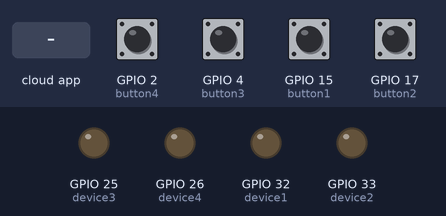
Bench run of a sketch on a simulated ESP32. On the bench: output pins drawn as LEDs (lit = HIGH). Inputs (shaded band) come from the test bench; at power-on: GPIO 2 (button4), GPIO 4 (button3), GPIO 15 (button1), GPIO 17 (button2) LOW. WiFi joins after 1.5 s; servers stay silent unless stated.

Above: at 2.7 s.
2.8 s: GPIO 2 (button4) pulled HIGH for 0.15 s
At 3.7 s:
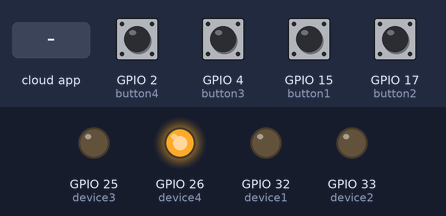
4.9 s: GPIO 4 (button3) pulled HIGH for 0.15 s
At 6.5 s:
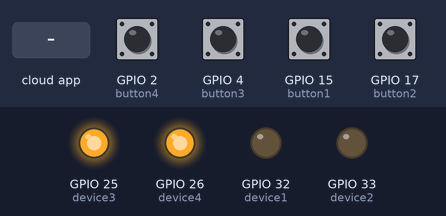
7.0 s: GPIO 15 (button1) pulled HIGH for 0.15 s
At 8.1 s:
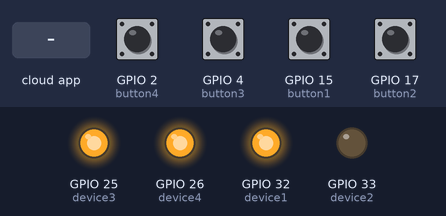
9.1 s: GPIO 17 (button2) pulled HIGH for 0.15 s
At 10.9 s:
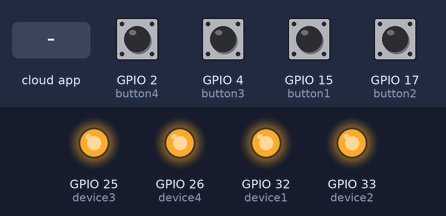
11.2 s: the phone or cloud app sets dev1 to 0
At 12.1 s:
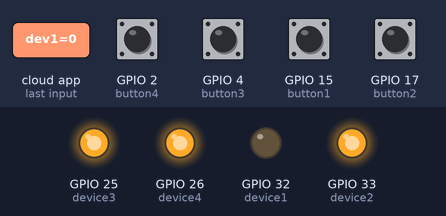
12.7 s: the phone or cloud app sets dev3 to 0
At 13.2 s:
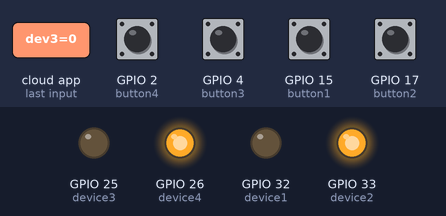
Timing chart, 0 to 15.2 s (numbered marks = the images above; inputs shaded):
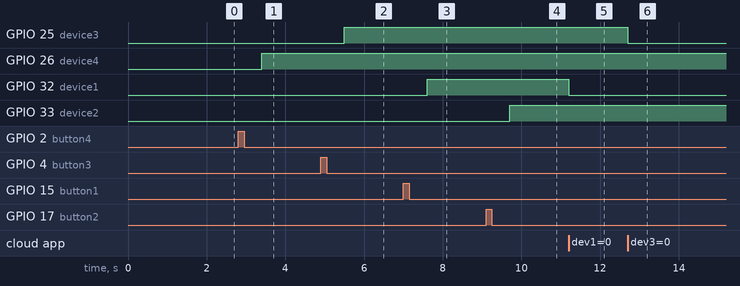

The sketch:

Ruang_Kelas_A_jun11a.ino
```cpp
#include "arduino_secrets.h"
/*
  Sketch generated by the Arduino IoT Cloud Thing "Untitled"
  https://create.arduino.cc/cloud/things/97f149f4-6a57-4732-b813-120fe213026f

  Arduino IoT Cloud Variables description

  The following variables are automatically generated and updated when changes are made to the Thing

  CloudLight dev1;
  CloudLight dev2;
  CloudLight dev3;
  CloudLight dev4;

  Variables which are marked as READ/WRITE in the Cloud Thing will also have functions
  which are called when their values are changed from the Dashboard.
  These functions are generated with the Thing and added at the end of this sketch.
*/

#include "thingProperties.h"

#define device1 32
#define device2 33
#define device3 25
#define device4 26

#define button1 15
#define button2 17
#define button3 4
#define button4 2


boolean sta1, sta2, sta3, sta4;


void setup() {
  // Initialize serial and wait for port to open:
  Serial.begin(9600);

  pinMode(device1, OUTPUT);  //relay1
  pinMode(device2, OUTPUT);  //relay2
  pinMode(device3, OUTPUT);  //relay3
  pinMode(device4, OUTPUT); //relay4

  pinMode(button1, INPUT);  //button1
  pinMode(button2, INPUT);  //button2
  pinMode(button3, INPUT);  //button3
  pinMode(button4, INPUT); //button4

  // This delay gives the chance to wait for a Serial Monitor without blocking if none is found
  delay(1500);

  // Defined in thingProperties.h
  initProperties();

  // Connect to Arduino IoT Cloud
  ArduinoCloud.begin(ArduinoIoTPreferredConnection);

  /*
     The following function allows you to obtain more information
     related to the state of network and IoT Cloud connection and errors
     the higher number the more granular information you’ll get.
     The default is 0 (only errors).
     Maximum is 4
 */
  setDebugMessageLevel(2);
  ArduinoCloud.printDebugInfo();
}

void loop() {
  ArduinoCloud.update();
  // Your code here

  if (WiFi.status() == WL_CONNECTED || WiFi.status() != WL_CONNECTED ){
    if(digitalRead(button1) == 1){
      delay(100);
      sta1 = !sta1;
      dev1 = sta1;
      delay(500);
    }

    if(digitalRead(button2) == 1){
      delay(100);
      sta2 = !sta2;
      dev2 = sta2;
      delay(500);
    }

    if(digitalRead(button3) == 1){
      delay(100);
      sta3 = !sta3;
      dev3 = sta3;
      delay(500);
    }

     if(digitalRead(button4) == 1){
      delay(100);
      sta4 = !sta4;
      dev4 = sta4;
      delay(500);
    }


  }

  if(sta1){
      digitalWrite(device1, HIGH);
    }else{
      digitalWrite(device1, LOW);
    }
  if(sta2){
    digitalWrite(device2, HIGH);
  }else{
    digitalWrite(device2, LOW);
    }
  if(sta3){
      digitalWrite(device3, HIGH);
  }else{
    digitalWrite(device3, LOW);
  }
  if(sta4){
    digitalWrite(device4, HIGH);
  }else{
    digitalWrite(device4, LOW);
    }
}


/*
  Since Dev1 is READ_WRITE variable, onDev1Change() is
  executed every time a new value is received from IoT Cloud.
*/
void onDev1Change()  {
  // Add your code here to act upon Dev1 change
  if(dev1 == 1){
    sta1 = 1; //pembalik
  }else{
    sta1 = 0;
  }

  if(sta1){
      digitalWrite(device1, HIGH);
    }else{
      digitalWrite(device1, LOW);
    }
}

/*
  Since Dev2 is READ_WRITE variable, onDev2Change() is
  executed every time a new value is received from IoT Cloud.
*/
void onDev2Change()  {
  // Add your code here to act upon Dev2 change
   if(dev2 == 1){
    sta2 = 1; //pembalik
  }else{
    sta2 = 0;
  }

    if(sta2){
      digitalWrite(device2, HIGH);

    }else{
      digitalWrite(device2, LOW);
    }

}

/*
  Since Dev3 is READ_WRITE variable, onDev3Change() is
  executed every time a new value is received from IoT Cloud.
*/
void onDev3Change()  {
  // Add your code here to act upon Dev3 change
  if(dev3 == 1){
    sta3 = 1; //pembalik
  }else{
    sta3 = 0;
  }

    if(sta3){
      digitalWrite(device3, HIGH);
    }else{
      digitalWrite(device3, LOW);
    }

}

/*
  Since Dev4 is READ_WRITE variable, onDev4Change() is
  executed every time a new value is received from IoT Cloud.
*/
void onDev4Change()  {
  // Add your code here to act upon Dev4 change
  if(dev4 == 1){
    sta4 = 1; //pembalik
  }else{
    sta4 = 0;
  }

    if(sta4){
      digitalWrite(device4, HIGH);
    }else{
      digitalWrite(device4, LOW);
    }
  }
```

arduino_secrets.h
```cpp
#define SECRET_DEVICE_KEY ""
#define SECRET_OPTIONAL_PASS ""
#define SECRET_SSID ""
```

thingProperties.h
```cpp
// Code generated by Arduino IoT Cloud, DO NOT EDIT.

#include <ArduinoIoTCloud.h>
#include <Arduino_ConnectionHandler.h>

const char DEVICE_LOGIN_NAME[]  = "3f8d00e0-e31f-4470-958c-e7593f300aed";

const char SSID[]               = SECRET_SSID;    // Network SSID (name)
const char PASS[]               = SECRET_OPTIONAL_PASS;    // Network password (use for WPA, or use as key for WEP)
const char DEVICE_KEY[]  = SECRET_DEVICE_KEY;    // Secret device password

void onDev1Change();
void onDev2Change();
void onDev3Change();
void onDev4Change();

CloudLight dev1;
CloudLight dev2;
CloudLight dev3;
CloudLight dev4;

void initProperties(){

  ArduinoCloud.setBoardId(DEVICE_LOGIN_NAME);
  ArduinoCloud.setSecretDeviceKey(DEVICE_KEY);
  ArduinoCloud.addProperty(dev1, READWRITE, ON_CHANGE, onDev1Change);
  ArduinoCloud.addProperty(dev2, READWRITE, ON_CHANGE, onDev2Change);
  ArduinoCloud.addProperty(dev3, READWRITE, ON_CHANGE, onDev3Change);
  ArduinoCloud.addProperty(dev4, READWRITE, ON_CHANGE, onDev4Change);

}

WiFiConnectionHandler ArduinoIoTPreferredConnection(SSID, PASS);
```

Measured:
- after the input at 2.8 s, GPIO 26 (device4): LOW → HIGH after 0.60 s
- after the input at 4.9 s, GPIO 25 (device3): LOW → HIGH after 0.60 s
- after the input at 7.0 s, GPIO 32 (device1): LOW → HIGH after 0.60 s
- after the input at 9.1 s, GPIO 33 (device2): LOW → HIGH after 0.60 s
- after the input at 11.2 s, GPIO 32 (device1): HIGH → LOW at once
- after the input at 12.7 s, GPIO 25 (device3): HIGH → LOW at once
